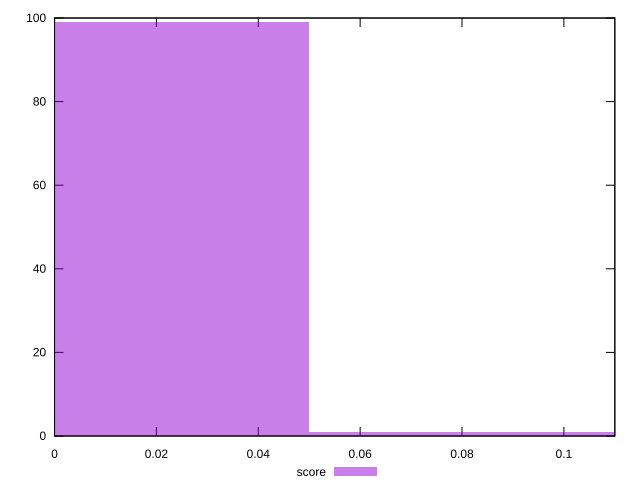

Source code (gnuplot):
reset

$score <<EOF
0 99
0.1 1
EOF

set key outside below
set boxwidth 0.1
set xrange [0:0.11]
set yrange [0:100]
set trange [0:100]
set style fill transparent solid 0.5 noborder
set terminal svg size 640, 490 enhanced background rgb 'white'
set output "report_00017_2021-02-10T15-08-03.406Z/unused-javascript/samples/pages/score/histogram.svg"

plot $score title "score" with boxes

reset
